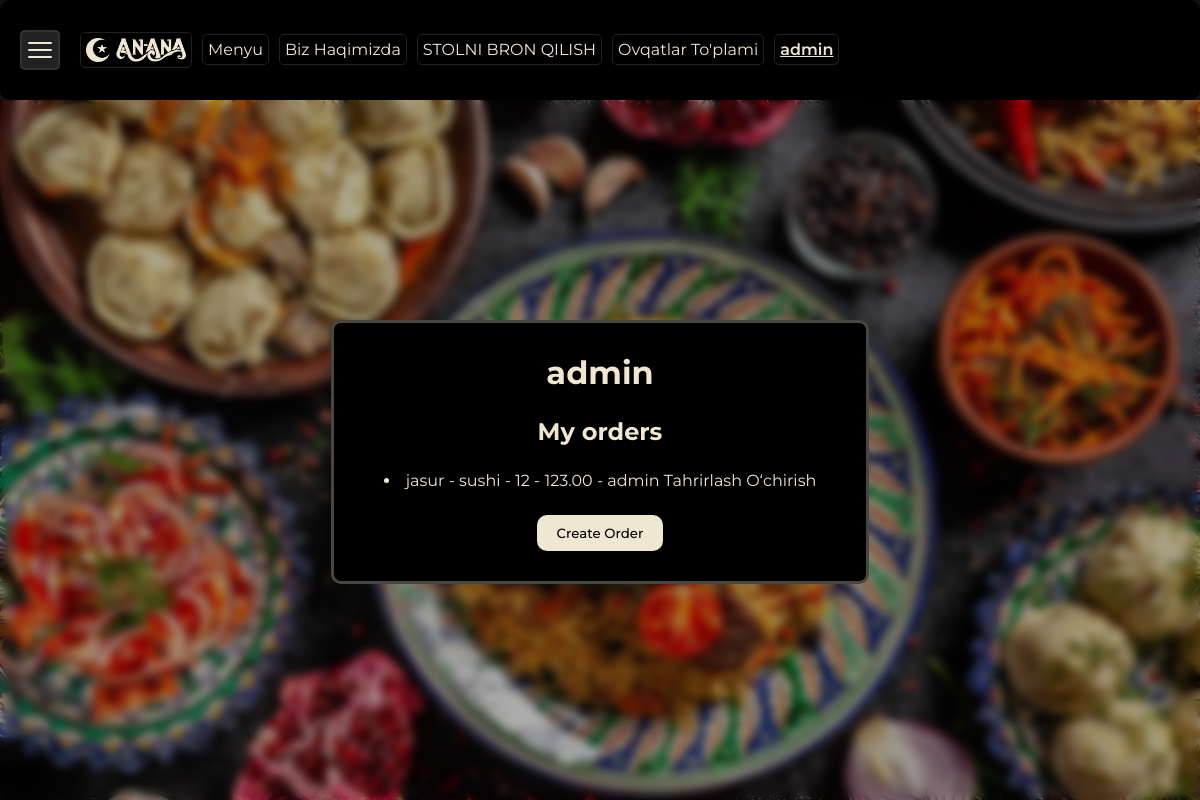
/users/profile/admin/ (signed in), run on the app's committed database.
### users/models.py (models this page shows, shortened)
class Profile(models.Model):
    user = models.OneToOneField(User, on_delete=models.CASCADE)

### menu/models.py (models this page shows, shortened)
class Order(models.Model):
    customer_name = models.CharField(max_length=100)
    product_name = models.CharField(max_length=100)
    quantity = models.PositiveIntegerField()
    price = models.DecimalField(max_digits=10, decimal_places=2)
    order_date = models.DateTimeField(auto_now_add=True)
    author_of_order = models.ForeignKey(User, on_delete=models.CASCADE)

### users/views.py (the view)
# urls.py: path("profile/<str:username>/", profile_page, name='profile'),
def profile_page(request, username=None):
    user = get_object_or_404(User, username=username)
    obj = get_object_or_404(Profile, user=user)
    orders = Order.objects.filter(author_of_order=user)
    context = {
        "obj": obj,
        "orders":orders
    }
    return render(request, "profile_page.html", context)

### users/templates/profile_page.html (shortened to what this page needs)
{% extends "base.html" %}
{% block content %}
<div class="profile-wrapper">
  <div class="profile-container">
    <div class="profile">
      <h1 class="username">{{ obj.user.username }}</h1>
      {% if request.user.username == obj.user.username %}
     <h2>My orders</h2>
     {% include 'menu/order_list.html' %}
      <form method="post" action="{% url 'order-create-view' %}">
        <button class="white-btn" type="submit">Create Order</button>
      </form>
      {% endif %}
    </div>
  </div>
</div>
{% endblock content %}

### templates/navbar.html
{% load static %}
<div class="menu-container">
  <div class="burger-menu" id="burgerMenu">
    <div class="bar"></div>
    <div class="bar"></div>
    <div class="bar"></div>
  </div>
  <div class="main-links">
    <a href="/homepage" class="qitchen"><img width="100" src="{% static 'images/anana.png' %}" alt=""></a>
    <a href="/menu_item">Menyu</a>
    <a href="/about">Biz Haqimizda</a>
    <a href="/menu/make_reservation">STOLNI BRON QILISH</a>
    {% if request.user.username == 'admin' %}
    <a href="{% url "menu_create" %}">Ovqatlar To'plami</a>
    {% endif %}
    <a class="user" href="{% url "profile" request.user.username %}">{{request.user.username}}</a>
  </div>
</div>

### menu/templates/menu/order_list.html (shortened to what this page needs)
{% for order in orders %}
<li>
    {{ order.customer_name }} - {{ order.product_name }} - {{ order.quantity }} - {{ order.price }} - {{ order.author_of_order }}
    <a href="{% url 'order-edit-view' order.pk %}">Tahrirlash</a>
    <a href="{% url 'order-delete-view' order.pk %}">Oʻchirish</a>
</li>
{% empty %}
<li>Buyurtmalar mavjud emas.</li>
<a href="{% url 'order-create-view' %}">Buyurtma yaratish sahifasiga qaytish</a>
{% endfor %}

### static/css/navbar.css (style rules this page uses)
* { padding: 0; margin: 0; box-sizing: border-box; font-family: "Montserrat", sans-serif; color: #EFE7D2; }
a { text-decoration: none; }
button { cursor: pointer; }
.white-btn { padding: 10px 20px; background-color: #EFE7D2; color: #000; font-family: "Montserrat", sans-serif; border-radius: 10px; font-weight: 500; border: none; outline: none; }
.menu-container { background-color: black; display: flex; align-items: center; padding: 10px; border-radius: 10px; color: snow; width: 100%; height: 100px; padding: 0 20px; font-family: "Montserrat", sans-serif; gap: 20px; }
.menu-container .burger-menu { width: 40px; cursor: pointer; display: flex; flex-direction: column; justify-content: center; align-items: center; background-color: #222; border-radius: 5px; height: 40px; gap: 5px; padding: 5px; border: 2px solid rgba(239, 231, 210, 0.0823529412); }
.menu-container .burger-menu .bar { height: 2px; width: 90%; background-color: #EFE7D2; border-radius: 2px; transition: all 0.3s ease; }
.menu-container .main-links { display: flex; align-items: center; justify-content: space-between; gap: 10px; }
.menu-container .main-links a { color: #EFE7D2; text-decoration: none; font-size: medium; border: 1px solid #222120; padding: 5px; border-radius: 5px; }
.menu-container .main-links a.qitchen { font-size: 35px; font-family: "Forum", serif; font-weight: 500; font-style: normal; }
.menu-container .main-links a.user { font-weight: 600; text-decoration: underline; }

### static/css/home.css (style rules this page uses)
* { padding: 0; margin: 0; box-sizing: border-box; font-family: "Montserrat", sans-serif; color: #EFE7D2; }
a { text-decoration: none; }
button { cursor: pointer; }
.white-btn { padding: 10px 20px; background-color: #EFE7D2; color: #000; font-family: "Montserrat", sans-serif; border-radius: 10px; font-weight: 500; border: none; outline: none; }

### static/css/profile.css (style rules this page uses)
* { padding: 0; margin: 0; box-sizing: border-box; font-family: "Montserrat", sans-serif; color: #EFE7D2; }
a { text-decoration: none; }
button { cursor: pointer; }
.white-btn { padding: 10px 20px; background-color: #EFE7D2; color: #000; font-family: "Montserrat", sans-serif; border-radius: 10px; font-weight: 500; border: none; outline: none; }
.profile-wrapper { width: 100%; height: 88vh; background-size: cover; }
.profile-wrapper .profile-container { width: 100%; height: 100%; display: flex; justify-content: center; align-items: center; -webkit-backdrop-filter: blur(5px); backdrop-filter: blur(5px); background-color: rgba(0, 0, 0, 0.3137254902); }
.profile-wrapper .profile-container .profile { background-color: #000; padding: 30px 50px; display: flex; flex-direction: column; justify-content: center; align-items: center; gap: 25px; border-radius: 10px; border: 3px solid var(--border-default, rgba(239, 231, 210, 0.301)); color: #EFE7D2; font-family: "Montserrat", sans-serif; }

### users/templates/profile_page.html (style rules this page uses)
.profile-wrapper { background: url('/static/images/table.jpg') no-repeat; background-size: cover; }

### data on the page
Profile: user.username "admin"
Order: customer_name "jasur", product_name "sushi", quantity "12", price "123.00", author_of_order "admin"

### other printed values
{{ request.user.username }} "admin"
